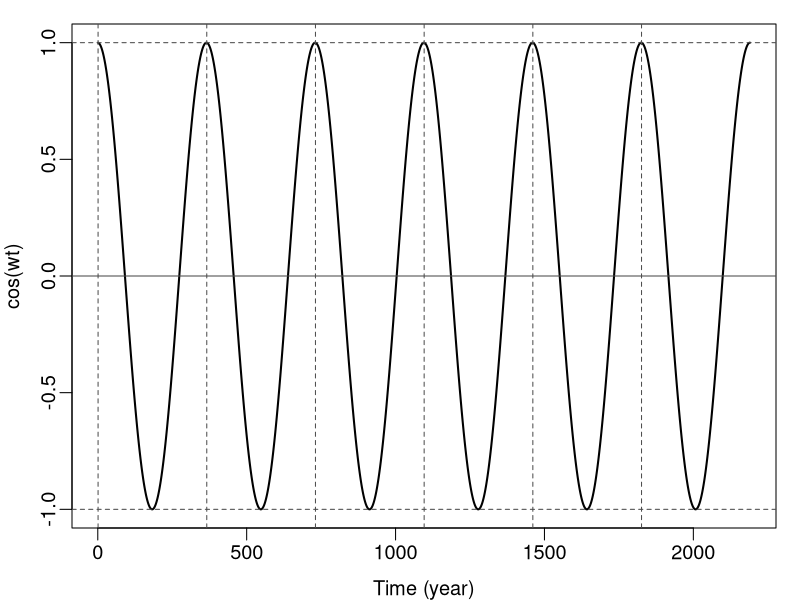

The R source for this figure: (Note: this script raises an error after producing the figure.)
## Lab: Temporally forced models

library(deSolve)

########################################################################
## Part 0 (pre-lab): Play with the cosine/sine function in R
########################################################################
## first check out the sinusoidal forcing
omega=2*pi/365 # the frequency
times=seq(1,6*365,by=1)  # time steps
y=cos(omega*times); # cos() is the cosine function in R; use sin() for sine
# change to sin if you'd like
# y=sin(omega*times); 

# plot the sinusodal function
par(cex=1.2,mar=c(3,3,1,1),mgp=c(2,.5,0))
plot(times,y,type='l',lwd=2,xlab='Time (year)',ylab='cos(wt)')
abline(h=0,col='grey30')  # add a horizontal line at 0
abline(h=c(-1,1),lty=2,col='grey30')  # add horizontal lines at -1 and 1 (lower and upper bounds)
abline(v=seq(1,365*6,by=365),lty=2,col='grey30') # vertical lines to show the year divisions




########################################################################
## Part 1: Compare models with vs. without temporal forcing
########################################################################
## SEIR model without seasonal forcing
SEIRdem = function(time, state, parameters) {
  with(as.list(c(state, parameters)), {
    dS = mu*N - beta * S * I / N - mu * S
    dE = beta * S * I / N - alpha * E - mu * E
    dI = alpha * E - mu * I - gamma * I
    list(c(dS, dE, dI))
  })
}


## SEIR model with sinusoidal seasonal forcing (SEIRsine)
## CODE ON YOUR OWN





# Parameters and inital conditions
N=1; # population size, in fraction, i.e. 100%
E0=N*1e-3; # initial exposed
I0=N*1e-3; # initial infectious
S0=N*6e-2; # initial susceptible
R0=17; # R0
alpha=1/8; # 1/latent period, per day
gamma=1/5; # 1/infection period, per day
mu=1/50/365; # mortality rate, per day
omega=2*pi/365; # frequency of seasonal forcing
beta1 = 0.02 # amplitude of seasonal forcing


state=c(S=S0, E=E0,I=I0);

parms0=c(beta=R0*gamma,alpha=alpha,gamma=gamma,mu=mu); # parameters for the SEIRdem model
parms1=c(beta0=R0*gamma,beta1=beta1,omega=omega,alpha=alpha,gamma=gamma,mu=mu); # for the SEIRsine model
times=seq(1,1000*365,by=1) # need to run 1000 yrs to have the 3rd sim stable!
## NOTE IT MAY TAKE A FEW MINUTES TO RUN EACH SIMULATION FOR 1000 YEARS

# put together the code to run the model 
# and plot the last 10 years here on your own:

# EXAMPLE CODE:
if(F){
  
  sim0=ode(y=state,times=times,func=SEIRdem,parms=parms0)
  sim1=ode(y=state,times=times,func=SEIRsine,parms=parms1)
  
  
  
  ## compare the two
  ## get the last 10 years using the tail function
  tsim0=tail(sim0,365*10); # the last 10 yrs for the SEIRdem
  tsim1=tail(sim1,365*10); # the last 10 yrs for the SEIRsine

}










########################################################################
## Part 2: Set up and compare different seasonal forcing
########################################################################
# School term time forcing models, without the correction
SEIRterm <- function(time, state, parameters) {
  with(as.list(c(state, parameters)), {
    
    # real-tim beta based on school term-time forcing (uncorrected) 
    beta= beta0 * (1 + b.term * Term[time])
    
    dS = mu*N - beta * S * I / N - mu * S
    dE = beta * S * I / N - alpha * E - mu * E
    dI = alpha * E - mu * I - gamma * I
    
    list(c(dS, dE, dI))
  })
}

# School term time forcing models, with the correction
SEIRterm.corrected <- function(time, state, parameters) {
  with(as.list(c(state, parameters)), {
    
    # real-tim beta based on school term-time forcing (corrected) 
    correction.factor=(1/365*((1+b.term)*273+(1-b.term)*92))
    beta= beta0/correction.factor * (1 + b.term * Term[time])
    
    dS = mu*N - beta * S * I / N - mu * S
    dE = beta * S * I / N - alpha * E - mu * E
    dI = alpha * E - mu * I - gamma * I
    
    list(c(dS, dE, dI))
  })
}



## SETTING UP THE SCHOOL TERM-TIME FUNCTION:
# term-time forcing
holidays=c(1:6, 100:115, 200:251, 300:307, 356:365, 0);  # the days in a year that are holiays
times=seq(1,100*365); # in day
Term=rep(1,length(times));  # initialize a vector to store the Term
ind=(1:length(Term) %% 365) %in% holidays  # find those days that are school holidays
Term[ind]=-1; # set them to -1



# Parameters and initial conditions:
N=1; # Note the state variables (N, S, E, I, etc) here are fractions, e.g. here 1=100%
S0=6e-2*N; E0=I0=1e-5*N
state=c(S=S0, E=E0,I=I0);

beta0=3; b.term=.5;
alpha=1/8; gamma=1/5; mu=1/50/365; 


# Run the uncorrected school term-time forcing
parmsTerm=c(beta0=beta0,b.term=b.term,alpha=alpha,gamma=gamma,mu=mu);
simTerm=ode(y=state,times=times,func=SEIRterm,parms=parmsTerm)

# Run the corrected school term-time forcing
parmsTerm=c(beta0=beta0,b.term=b.term,alpha=alpha,gamma=gamma,mu=mu);
simTermCorrected=ode(y=state,times=times,func=SEIRterm.corrected,parms=parmsTerm)

# Run the Sinusiodal function:
omega=2*pi/365; 
parmsSine=c(beta0=beta0,beta1=.3,alpha=alpha,gamma=gamma,mu=mu);
simSine=ode(y=state,times=times,func=SEIRsine,parms=parmsSine)


# plot the first and last 10 yrs together for the SEIRterm (no correction)
par(mfrow=c(2,1),mar=c(3,3,1,1),mgp=c(1.5,.5,0),cex=.9)
plot(head(simTerm[,c('time','I')],365*10),type='l',xlab='Time (days)',ylab='%I',main='First 10 years')  # first 10 yrs
plot(tail(simTerm[,c('time','I')],365*10),type='l',xlab='Time (days)',ylab='%I',main='Last 10 years')  # last 10 yrs

# plot results from the two school term-time simulations and compare
# to do so, first we put the results together using the cbind function:
resI=cbind(simTerm[,c('time','I')],simTermCorrected[,'I']); colnames(resI)=c('time','I.term','I.termCorrected')
# now plot:
par(mfrow=c(2,1),mar=c(3,3,1,1),mgp=c(1.5,.5,0),cex=.9)
# plot first 10 years [Note: the model is still spinning up]
matplot(head(resI[,'time'],365*10),head(resI[,c('I.term','I.termCorrected')],365*10),type='l',lty=1,xlab='Time (days)',ylab='%I',col=c('blue','red'),main='First 10 years')  # first 10 yrs
legend('topright',c('Term-time: Uncorrected','Term-time: Corrected'),col=c('blue','red'),cex=.8,lty=1,bty='n')
# plot the last 10 years - more stablized
matplot(tail(resI[,'time'],365*10),tail(resI[,c('I.term','I.termCorrected')],365*10),type='l',lty=1,xlab='Time (days)',ylab='%I',col=c('blue','red'),main='Last 10 years')  # first 10 yrs
legend('topright',c('Term-time: Uncorrected','Term-time: Corrected'),col=c('blue','red'),cex=.8,lty=1,bty='n')


# plot results from all three simulations and compare
# to do so, first we put the three results together using the cbind function:
resI.all3=cbind(simTerm[,c('time','I')],simTermCorrected[,'I'],simSine[,'I']); colnames(resI.all3)=c('time','I.term','I.termCorrected','I.sine')
par(mfrow=c(2,1),mar=c(3,3,1,1),mgp=c(1.5,.5,0),cex=.9)
# plot first 10 years [Note: the model is still spinning up]
matplot(head(resI.all3[,'time'],365*10),head(resI.all3[,c('I.term','I.termCorrected','I.sine')],365*10),type='l',lty=1,xlab='Time (days)',ylab='%I',col=c('blue','red','orange'),main='First 10 years')  # first 10 yrs
legend('topright',c('Term-time: Uncorrected','Term-time: Corrected','Sinusoidal'),col=c('blue','red','orange'),cex=.8,lty=1,bty='n')
# plot the last 10 years - more stablized
matplot(tail(resI.all3[,'time'],365*10),tail(resI.all3[,c('I.term','I.termCorrected','I.sine')],365*10),type='l',lty=1,xlab='Time (days)',ylab='%I',col=c('blue','red','orange'),main='Last 10 years')  # first 10 yrs
legend('topright',c('Term-time: Uncorrected','Term-time: Corrected','Sinusoidal'),col=c('blue','red','orange'),cex=.8,lty=1,bty='n')





########################################################################
## Part 3: Test how the epidemic dynamics alter with varying seasonal forcing
########################################################################
# Use the app (ShinyApp_Seasonality.R)
